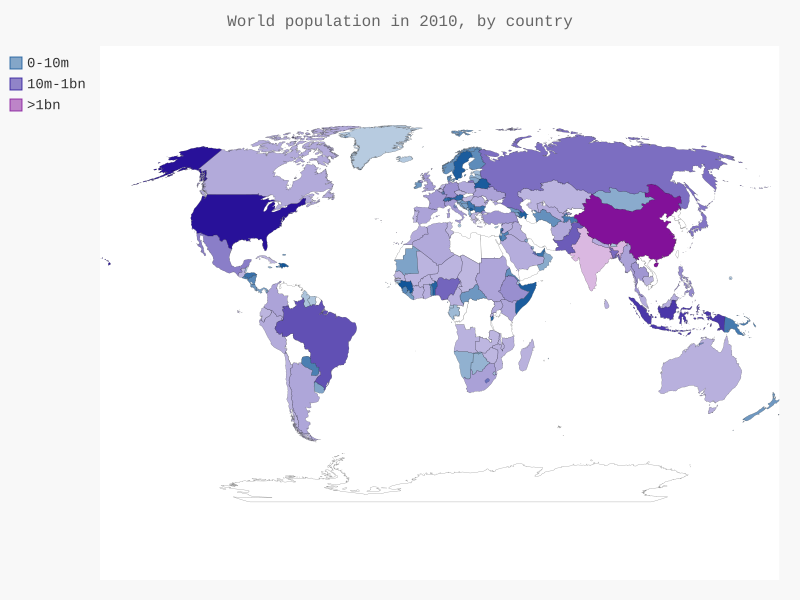

This figure's Python source:
import json
from countries import get_country_code
import pygal.maps.world as py
from pygal.style import RotateStyle, LightColorizedStyle as LCS

# load the data into a list
filename = 'population_data.json'
f = open(filename)
pop_data = json.load(f)

# build a dictionary of population population data
cc_populations = {}
for pop_dict in pop_data:
    if pop_dict['Year'] == '2010':
        country_name = pop_dict['Country Name']
        population = int(float(pop_dict['Value']))
        code = get_country_code(country_name)
        if code:
            cc_populations[code] = population

# group the countries into 3 population levels: 0-10m, 10m-1bn, >1bn
cc_pop_1, cc_pop_2, cc_pop_3 = {}, {}, {}
for cc in cc_populations:
    pop = cc_populations[cc]
    if pop < 10000000:
        cc_pop_1[cc] = pop
    elif pop < 1000000000:
        cc_pop_2[cc] = pop
    else:
        cc_pop_3[cc] = pop

# create population map of the world by get_country
wm_style = RotateStyle('#115599', base_style=LCS)
wm = py.World(style=wm_style)
wm.title = ('World population in 2010, by country')
wm.add('0-10m', cc_pop_1)
wm.add('10m-1bn', cc_pop_2)
wm.add('>1bn', cc_pop_3)

wm.render_to_file('world_population.svg')
